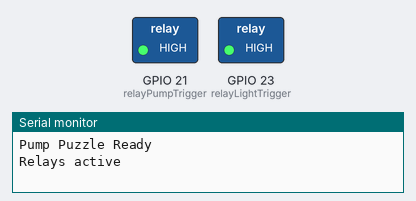
This sketch was run on a simulated ESP32. Parts: switched loads named in the sketch (green lamp = pin HIGH), the last lines printed to the serial monitor. Pins used as bus, display or sensor lines are not drawn.

Above: at 0.1 s.
At 20.1 s:
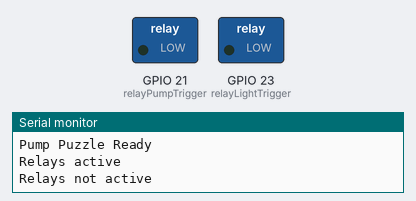
Timing chart, 0 to 21.6 s (numbered marks = the images above):
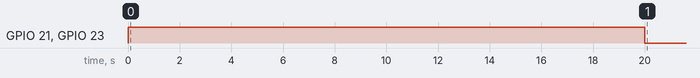

Measured:
- by itself, GPIO 21 (relayPumpTrigger), GPIO 23 (relayLightTrigger): LOW → HIGH at 0.00 s, → LOW 20.0 s later

The sketch:

pump_Puzzle.ino
```cpp
int triggerInput = 2;
int triggerOutput = 12;
int relayLightTrigger = 23;
int relayPumpTrigger = 21;
int magTrigger = 25;

bool pumpTrigger = false;


void setup() {
  // put your setup code here, to run once:
  pinMode(triggerInput, INPUT);
  pinMode(triggerOutput, OUTPUT);
  pinMode(relayLightTrigger, OUTPUT);
  pinMode(relayPumpTrigger, OUTPUT);
  pinMode(magTrigger, OUTPUT);

  digitalWrite(triggerOutput,HIGH);
  digitalWrite(magTrigger,LOW);
  digitalWrite(triggerInput, LOW);
  Serial.begin(9600);
  Serial.println("Pump Puzzle Ready");
}

void loop() {
  // put your main code here, to run repeatedly:
  if(pumpTrigger == false){
    pumpUpTheJam();
  }
}

void pumpUpTheJam (){
    digitalWrite(relayLightTrigger, HIGH);
    digitalWrite(relayPumpTrigger, HIGH);
    Serial.println("Relays active");
    delay(20000);
    digitalWrite(relayPumpTrigger, LOW);
    digitalWrite(relayLightTrigger, LOW);
    digitalWrite(magTrigger, HIGH);

    pumpTrigger = true;
    Serial.println("Relays not active");
    }
```
